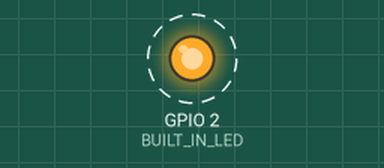
This sketch was run on a simulated ESP32. Shown: output pins drawn as LEDs (lit = HIGH). Dashed ring = blinking. What the sketch prints to the serial monitor is not drawn.

Above: at 1.0 s.
Timing chart, 0 to 5.1 s (numbered marks = the images above):
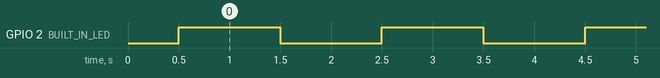

The sketch:

Lab6_Sine_2L_ESP32_Optimized.ino
```cpp
#include <math.h>

// Define PLOT when you want to get the output to be plotted using Serial Plotter
#define PLOT

// You can keep reducing the stack size to see where it fails but never set it to just above lower limit you find
#define PLOT_TASK_STACK_SIZE 4000       // Currently it fails when the size is set to 500
#define INFERENCE_TASK_STACK_SIZE 4000  // Currently it fails when the size is set to 500

extern float predict(float x);
void plot(float y_actual, float y_pred);

#define BUILT_IN_LED 2  // For ESP32

TaskHandle_t inferenceTaskHandle;
int inferenceTaskParam = 0x1234;
TaskHandle_t plotTaskHandle;
int plotTaskParam = 0x5678;

#define NUM_Q_ITEMS 10
QueueHandle_t xQHandle;
typedef struct {
  float y_actual;
  float y_pred;
} Y_VALUES;

int inference_count = 0;                   // Perform Inference using the model with values of x ranging from 0 to 2pi Radians
const int kInferencesPerCycle = 20;        // Number of samples in one cycle old value 1000
const float kXrange = 2 * 3.14159265359f;  // Full sine wave not 2pi

void setup() {
  // initialize digital pin LED_BUILTIN as an output.
  pinMode(BUILT_IN_LED, OUTPUT);

  Serial.begin(500000);  // changed it from the previous value 115200 to max 500,000 to improve serial data rate
  delay(500);

#ifdef PLOT
  Serial.println("Actual Predicted");  // To print the labels of the values being plotted.
#endif

  xQHandle = xQueueCreate(NUM_Q_ITEMS, sizeof(Y_VALUES));

  // This plotTask is created from setup() running on Core 1, the created task is pinned to Core 0
  xTaskCreatePinnedToCore(
    plotTask,               /* Task function which runs on Core 0*/
    "PlotTask",             /* String with the name of task. */
    PLOT_TASK_STACK_SIZE,   /* Stack size in words. */
    (void *)&plotTaskParam, /* Parameter passed as input of the task */
    2,                      /* Priority of the task. */
    &plotTaskHandle,        /* Task handle. */
    0);                     /* Should always run on Core 0, which is Protocol Core */

  // This inferenceTask is created from setup() running on Core 1, the created task is also pinned to Core 1
  xTaskCreatePinnedToCore(
    inferenceTask,               /* Task function which runs on Core 1 */
    "InferenceTask",             /* String with the name of task. */
    INFERENCE_TASK_STACK_SIZE,   /* Stack size in words. */
    (void *)&inferenceTaskParam, /* Parameter passed as input of the task */
    2,                           /* Priority of the task. */
    &inferenceTaskHandle,        /* Task handle. */
    1);                          /* Should always run on Core 1, which is Application Core */

}  // end of setup()

void loop() {  // This runs on Core 1 to just blink the built-in LED

  digitalWrite(BUILT_IN_LED, HIGH);  // turn the LED on (HIGH is the voltage level)
  delay(1000);                       // wait for a second
  digitalWrite(BUILT_IN_LED, LOW);   // turn the LED off by making the voltage LOW
  delay(1000);

}  // end of loop()

void inferenceTask(void *parameter) {

  while (1) {
    inferenceEngine();
    delay(100);  // Delay by 1 msec between two predictions to view the plot on the screen
  }

}  // end of inferenceTask()

// Inference related variables
float x_val;
Y_VALUES sine_y_vals;

void inferenceEngine(void) {


  float position = static_cast<float>(inference_count) / static_cast<float>(kInferencesPerCycle);
  x_val = position * kXrange;

  sine_y_vals.y_actual = sin(x_val);


  sine_y_vals.y_pred = predict(x_val);


  // Enlarge the value so that the plot is enhanced on the Serial Plotter
  sine_y_vals.y_actual *= 3;
  sine_y_vals.y_pred *= 3;

  bool res = xQueueSend(xQHandle, &sine_y_vals, pdMS_TO_TICKS(0));
  if (!res) {
    printf("MsgQ: Failed to send an item.\n");
  }

  inference_count += 1;
  if (inference_count >= kInferencesPerCycle)
    inference_count = 0;

#ifndef PLOT
  delay(1000);  // 1 second of delay between two predictions to be seen on the Serial monitor
  Serial.print("inferenceTask(): Executing on core ");
  Serial.println(xPortGetCoreID());
#endif

}  // end of inferenceEngine()

void plotTask(void *parameter) {
  Y_VALUES rxY_vals;
  bool res;

#ifndef PLOT
  Serial.print("Entering plotTask. It is running on the core ");
  Serial.println(xPortGetCoreID());
  Serial.printf("plotTask: Param received is %d\n", *(int *)parameter);
#endif

  while (1) {
#ifndef PLOT
    delay(1000);
    Serial.print("plotTask running on core: ");
    Serial.println(xPortGetCoreID());
#endif

    res = xQueueReceive(xQHandle, &rxY_vals, pdMS_TO_TICKS(2000));
    if (res) {
#ifndef PLOT
      Serial.printf("MsgQ: Received y_actual: %f y_pred: %f\n", rxY_vals.y_actual, rxY_vals.y_pred);
#endif
    } else
      Serial.printf("MsgQ: Failed to receive data\n");

#ifdef PLOT
    plot(rxY_vals.y_actual, rxY_vals.y_pred);
#endif
  }  // end of while(1)

}  // end of plotTask()

void plot(float y_actual, float y_pred) {
  Serial.print(-3);  // To freeze the lower limit
  Serial.print(",");
  Serial.print(+3);  // To freeze the upper limit
  Serial.print(",");

  //Serial.print("y_actual");
  Serial.print(y_actual);  // Plot the actual value
  Serial.print(", ");      /// replaced /t by comma
  //Serial.print("y_pred");
  Serial.print(y_pred);  // Plot the predicted value
  Serial.print(", ");    // earlier print with the below line included. removed below line
  //Serial.print("zero");
  Serial.println(0.0);  // Draw the zero
  Serial.print(", ");
  Serial.println();
}  // end of plot()
```

model.cpp
```cpp
#include <math.h>
#include "sine_2L_model_data.h"

float pgm_read_float_near(float *fp){
  return *fp;
}

inline float W1(int i) {
    return pgm_read_float_near(W1_data + i);
}

inline float b1(int i) {
    return pgm_read_float_near(b1_data + i);
}

inline float W2(int i, int j) {
  return pgm_read_float_near(W2_data + i*DENSE2_SIZE + j);
}

inline float b2(int i) {
    return pgm_read_float_near(b2_data + i);
}

inline float W3(int i) {
    return pgm_read_float_near(W3_data + i);
}

inline float b3() {
    return pgm_read_float_near(b3_data);
}

inline float relu(float x) {
    return fmaxf(0.0f, x);
}

float predict(float x) {
    // The activations of the first layer are small enough to store
    // on the stack (16 floats = 64 bytes).
    float h1[DENSE1_SIZE];
    float h2[DENSE2_SIZE];

    // First dense layer. Since there is only one input neuron, we don't need
    // to perform a full-blown matrix multiply.
    for (int i = 0; i < DENSE1_SIZE; ++i) {
        h1[i] = relu(x * W1(i) + b1(i));
    }

    // Second dense layer.
    for (int i = 0; i < DENSE2_SIZE; ++i) {
        // Perform a dot product of the incoming activation vector with each
        // row of the W2 matrix.
        h2[i] = 0.0;
        for (int j = 0; j < DENSE1_SIZE; ++j) {
            h2[i] += h1[j] * W2(j, i);
        }
        h2[i] = relu(h2[i] + b2(i));
    }

    // Final dense layer.
    float y(0.0f);
    for (int i = 0; i < DENSE2_SIZE; ++i) {
        y += h2[i] * W3(i);
    }
    return y + b3();

} // end of predict()
```

sine_2L_model_data.h
```cpp
#ifndef LAB6_SINE_2L_ESP32_OPTIMIZED/SINE_2L_MODEL_DATA_H
#define LAB6_SINE_2L_ESP32_OPTIMIZED/SINE_2L_MODEL_DATA_H

/*
 Author: Mouli Sankaran
 CAUTION: This is an auto generated file.
 DO NOT EDIT OR MAKE ANY CHANGES TO IT.
 This model data was generated on Wed Sep 18 12:06:39 2024

 Tools used:
 Python:3.11.5 | packaged by Anaconda, Inc. | (main, Sep 11 2023, 13:26:23) [MSC v.1916 64 bit (AMD64)]
 Numpy:1.24.3
 TensorFlow:3.11.5 | packaged by Anaconda, Inc. | (main, Sep 11 2023, 13:26:23) [MSC v.1916 64 bit (AMD64)]
 Keras: 3.5.0

 Model details are:
 NUM_OF_EPOCHS = 900
 BATCH_SIZE    = 16
*/


const int DENSE1_SIZE = 16;
const int DENSE2_SIZE = 16;

float W1_data[] = {
    -0.234780f, -0.424556f, -0.572493f, -0.152796f, -0.132421f, 0.488388f, 0.178553f, -0.410655f, -0.157928f, 0.263975f, -0.360411f, 0.387979f, -0.378506f, 0.223934f, -0.108469f, -0.111382f
};

float b1_data[] = {
    0.000000f, 0.000000f, 0.000000f, 0.000000f, 0.000000f, -0.479365f, -0.368383f, 0.000000f, 0.000000f, -0.638026f, 0.000000f, 0.514736f, 0.000000f, -0.007473f, 0.000000f, 0.689246f
};

float W2_data[] = {
    0.393427f, 0.332305f, -0.019431f, -0.091621f, 0.140266f, -0.057371f, 0.392010f, -0.314431f, 0.228553f, -0.241164f, 0.075457f, 0.301234f, 0.089382f, -0.346929f, -0.193223f, -0.100331f, 0.152212f, 0.068223f, 0.417037f, -0.294540f, 0.184192f, 0.253017f, 0.325582f, 0.019001f, 0.281017f, 0.157782f, 0.266087f, -0.215180f, -0.389261f, 0.302623f, 0.319807f, 0.078924f, -0.200482f, -0.306345f, -0.080729f, -0.362821f, -0.249924f, -0.407760f, -0.047797f, -0.274740f, 0.285326f, 0.097302f, -0.236431f, -0.268503f, 0.404700f, -0.340713f, 0.322978f, -0.356470f, -0.389870f, -0.080218f, 0.383828f, 0.256892f, 0.116058f, 0.085281f, 0.168759f, -0.133777f, -0.362561f, 0.155893f, 0.354293f, 0.236877f, 0.164203f, 0.187659f, 0.385983f, -0.242149f, -0.305666f, -0.264186f, -0.008924f, 0.243120f, -0.016838f, 0.357704f, 0.251761f, -0.138141f, 0.072105f, -0.008763f, -0.182981f, -0.046120f, -0.265204f, -0.178603f, -0.390315f, -0.292714f, -0.105459f, 0.394269f, -0.240967f, 0.506379f, -0.303394f, 0.525877f, 0.381348f, 0.153903f, -0.266212f, -0.078432f, 0.029252f, 0.318403f, 0.524289f, 0.357094f, -0.672314f, 0.002520f, -0.265669f, 0.281635f, -0.076526f, -0.158226f, -0.116341f, -0.115937f, -0.180084f, 0.202673f, -0.699228f, 0.104276f, 0.268082f, 0.265217f, 0.421987f, 0.369097f, -0.274092f, -0.295100f, -0.024256f, 0.187402f, -0.049152f, 0.422051f, 0.129608f, 0.103217f, 0.389671f, 0.389961f, 0.184970f, -0.409579f, -0.207346f, 0.195296f, 0.420528f, 0.081453f, 0.379849f, 0.408022f, 0.383415f, 0.346704f, -0.190762f, -0.145193f, -0.203431f, 0.203868f, 0.242766f, 0.227201f, -0.368892f, 0.001729f, -0.148835f, 0.409508f, 0.235447f, 0.196504f, -0.025134f, 0.354118f, 0.269008f, -0.251470f, -0.360468f, 0.363779f, -0.181940f, 0.499611f, -0.383541f, 0.036802f, -1.068912f, 0.375281f, -0.344139f, 0.031343f, 0.242924f, 0.143642f, 0.231441f, -0.333626f, -0.241877f, 0.111130f, -0.135491f, 0.120823f, -0.422154f, 0.330670f, 0.413107f, 0.268412f, -0.397248f, -0.251275f, -0.253198f, -0.379803f, 0.310322f, 0.042912f, -0.121317f, 0.187602f, 0.092167f, -0.151732f, -0.183962f, -1.161720f, 0.204452f, -0.346499f, -0.236437f, 0.324658f, 0.151553f, -0.053548f, 0.298127f, -0.134035f, -0.098884f, -0.338502f, 0.204429f, 0.034108f, -0.423149f, -0.223910f, -0.146092f, 0.429765f, -0.136918f, 0.276629f, -0.400154f, -0.172322f, 0.065370f, 0.256308f, -0.313610f, 0.186784f, -0.171398f, -0.362199f, 0.342333f, 0.154971f, 0.425598f, 0.239389f, 0.430236f, -0.587413f, 0.286958f, 0.364057f, -0.408848f, -0.130226f, 0.387555f, 0.123666f, -0.141560f, 0.293465f, -0.040954f, 0.288078f, -0.318144f, 0.487502f, 0.025090f, -0.320235f, -0.144845f, -0.062167f, 0.413073f, 0.107803f, 0.354479f, -0.362357f, -0.325356f, -0.392087f, 0.093045f, -0.116978f, -0.261163f, 0.375238f, -0.026283f, -0.110805f, 0.054234f, 0.366149f, -0.333388f, 1.055829f, -0.250608f, -0.260369f, 0.175298f, -0.297717f, 0.381523f, 0.233188f, 0.116149f, -0.492766f, -0.723652f, -0.651319f, -0.070490f, -0.054545f
};

float b2_data[] = {
    -0.007826f, 0.145777f, 0.000000f, 0.819346f, -0.022535f, -0.560111f, -0.067804f, 0.124123f, 0.657782f, -0.249059f, 0.162942f, 0.126639f, -0.522614f, -0.537473f, -0.078346f, 0.111962f
};

float W3_data[] = {
    -0.174358f, -0.303793f, -0.297823f, -1.202533f, -0.324140f, 0.845551f, 0.234725f, -0.252751f, 1.724339f, 0.005660f, -0.322339f, -0.311879f, 0.818989f, 1.672202f, 0.392867f, -0.615995f
};

float b3_data[] = {
    -0.223787f
};

#endif //LAB6_SINE_2L_ESP32_OPTIMIZED/SINE_2L_MODEL_DATA_H
```

Measured:
- by itself, GPIO 2 (BUILT_IN_LED): alternates HIGH for 1.0 s and LOW for 1.0 s
